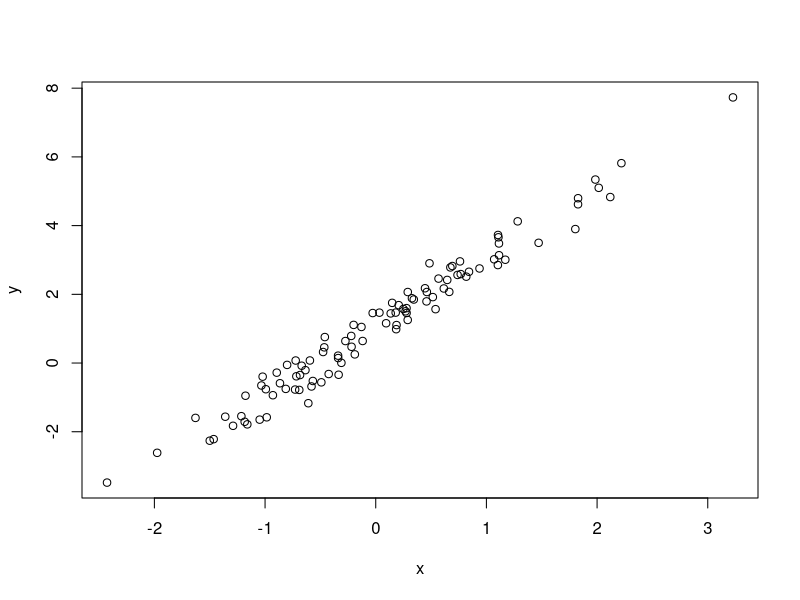
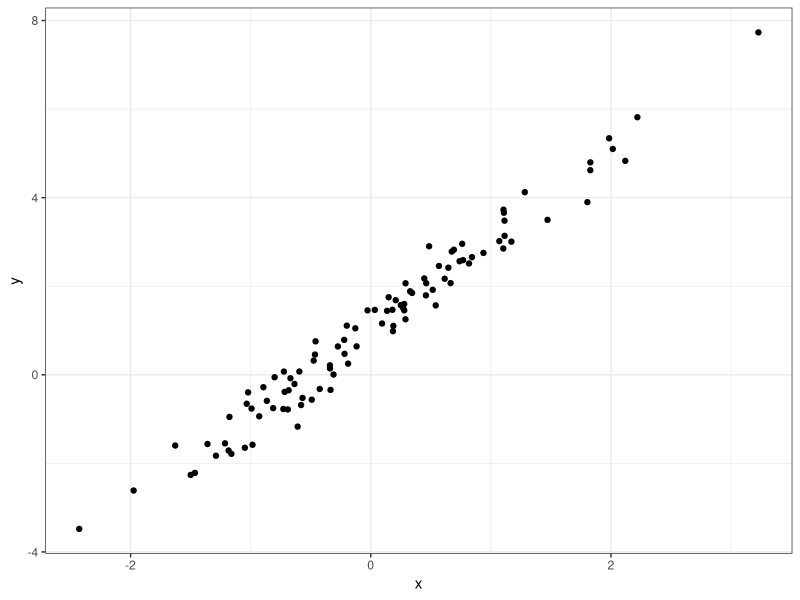
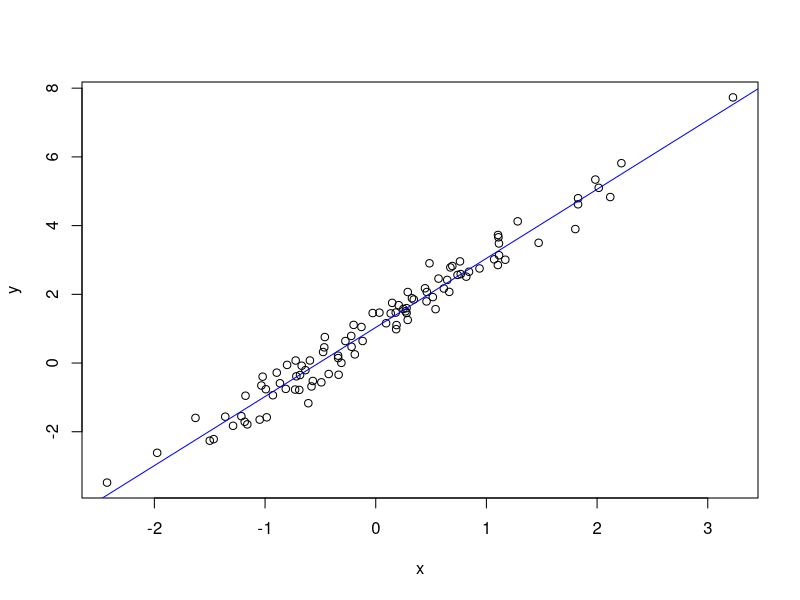
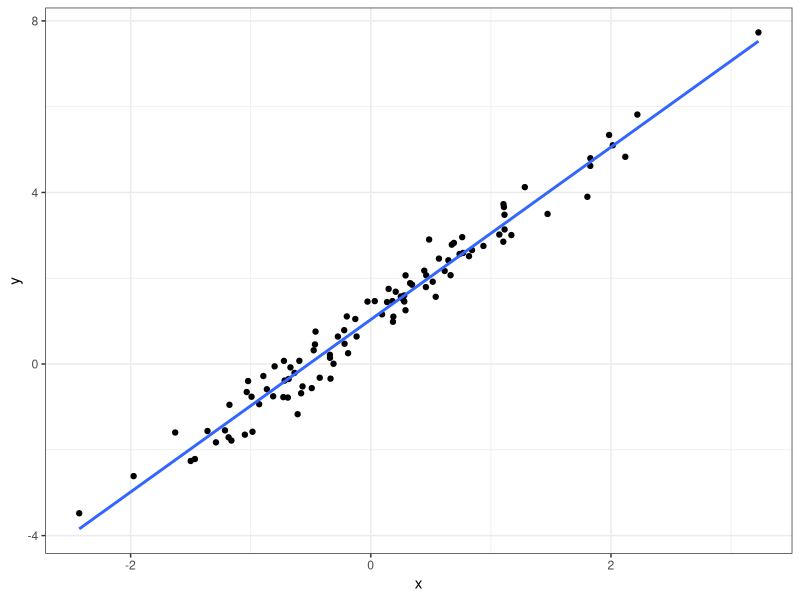
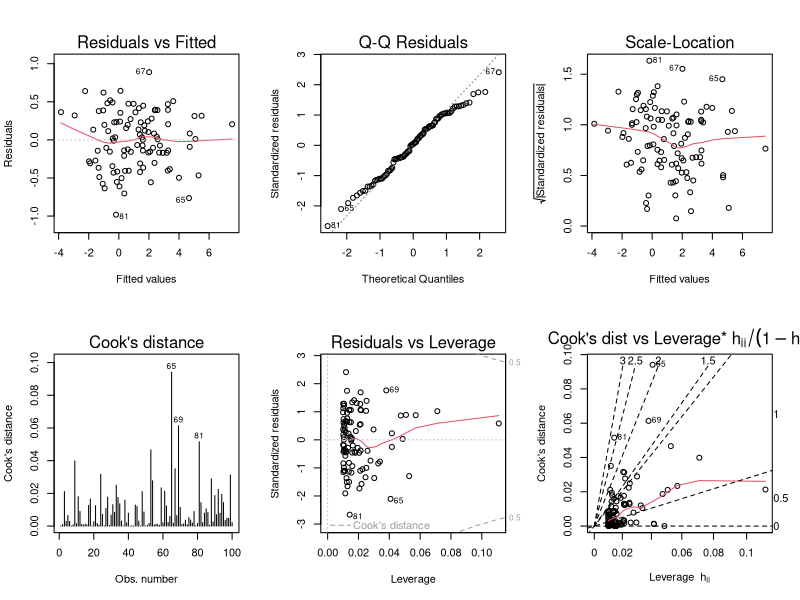
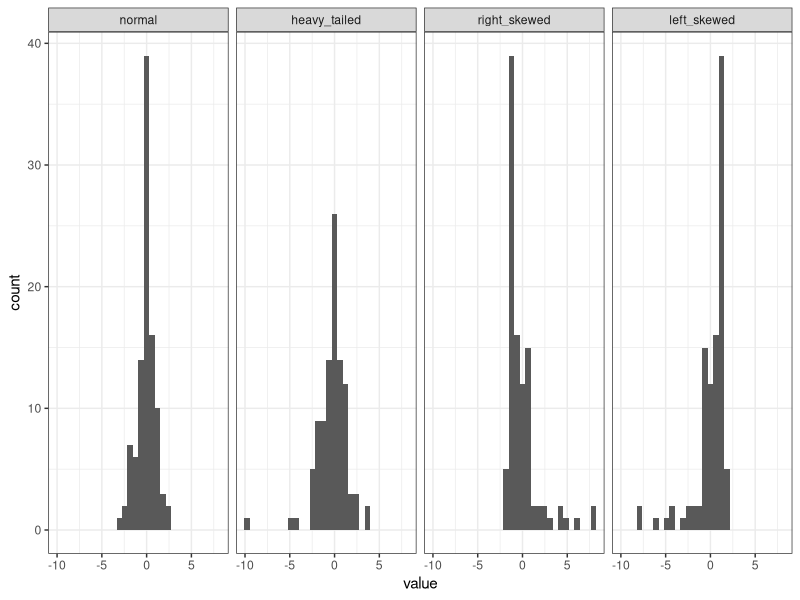
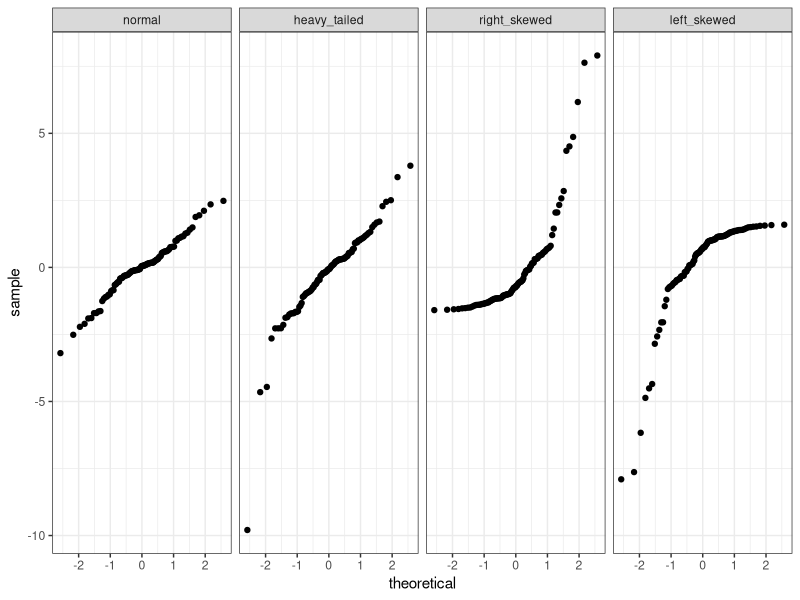
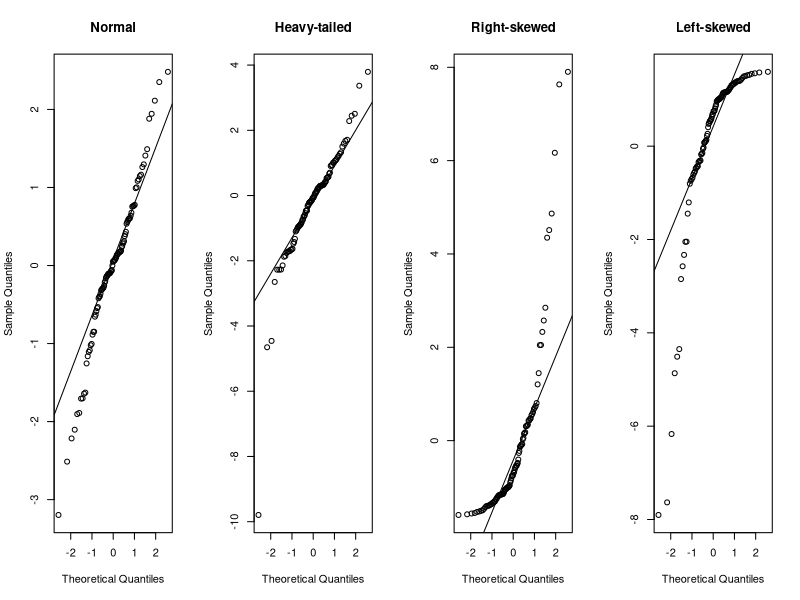

The R source for these figures, in order:
## ----install_packages, eval=FALSE----------------------------------------
## install.packages(c("dplyr","ggplot2","tidyr"))

## ----load_packages-------------------------------------------------------
library("dplyr")
library("ggplot2")
library("tidyr")

## ----set_seed------------------------------------------------------------
set.seed(20170320)

## ----simulating_data-----------------------------------------------------
n <- 100 
x <- rnorm(n)
b0 <- 1
b1 <- 2
sigma <- 0.4
error <- rnorm(n,0,sigma)
y <- b0+b1*x+error

d <- data.frame(x=x,y=y)

## ----visualize_data------------------------------------------------------
plot(y ~ x, data = d)

## ----visualize_using_ggplot----------------------------------------------
library("ggplot2")
ggplot(d, aes(x=x, y=y)) +
  geom_point() +
  theme_bw()

## ----running_regression--------------------------------------------------
m <- lm(y ~ x, data = d)

## ------------------------------------------------------------------------
m
summary(m)

## ------------------------------------------------------------------------
plot(y ~ x, data = d)
abline(m, col='blue')

## ------------------------------------------------------------------------
ggplot(d, aes(x=x, y=y)) +
  geom_point() + 
  stat_smooth(method = "lm", se = FALSE) +
  theme_bw()

## ------------------------------------------------------------------------
opar = par(mfrow=c(2,3))  # Create a 2x3 grid of plots and save the original settings
plot(m, 1:6, ask=FALSE)   # Plot all 6 diagnostics plots
par(opar)                 # Return to original graphics settings

## ----errors--------------------------------------------------------------
n <- 100
errors <- data.frame(rep = 1:n,
                     normal       = rnorm(n),
                     heavy_tailed = rt(n, df=3),
                     right_skewed = exp(rnorm(n))) %>%
  
  mutate(right_skewed = right_skewed - exp(1/2),  # make sure errors have expectation of 0
         left_skewed  = 0 - right_skewed) 

errors_long <- errors %>%
  tidyr::gather(distribution,value,-rep) %>%
  mutate(distribution = factor(distribution, 
                               levels = c("normal",
                                          "heavy_tailed",
                                          "right_skewed",
                                          "left_skewed")))

## ----histograms----------------------------------------------------------
ggplot(errors_long, aes(x=value)) + 
  geom_histogram() + 
  facet_grid(. ~ distribution) + 
  theme_bw()

## ----qqplot--------------------------------------------------------------
ggplot(errors_long, aes(sample=value)) + 
  stat_qq() + 
  facet_grid(. ~ distribution) + 
  theme_bw()

## ----baser_qqplot--------------------------------------------------------
opar = par(mfrow=c(1,4))
qqnorm(errors$normal, main="Normal")
qqline(errors$normal)
qqnorm(errors$heavy_tailed, main="Heavy-tailed")
qqline(errors$heavy_tailed)
qqnorm(errors$right_skewed, main="Right-skewed")
qqline(errors$right_skewed)
qqnorm(errors$left_skewed, main="Left-skewed")
qqline(errors$left_skewed)
par(opar)

## ------------------------------------------------------------------------
y <- errors %>%
  mutate(x = rnorm(n))

models <- list()
models[[1]] <- lm(normal       ~ x, data=y)
models[[2]] <- lm(heavy_tailed ~ x, data=y)
models[[3]] <- lm(right_skewed ~ x, data=y)
models[[4]] <- lm(left_skewed  ~ x, data=y)
names(models) <- c("normal","heavy_tailed","right_skewed","left_skewed")

## ------------------------------------------------------------------------
opar <- par(mfrow=c(2,3))
plot(models$normal, 1:6, ask=FALSE)
par(opar)

## ------------------------------------------------------------------------
opar <- par(mfrow=c(2,3))
plot(models$heavy_tailed, 1:6, ask=FALSE)
par(opar)

## ------------------------------------------------------------------------
opar <- par(mfrow=c(2,3))
plot(models$right_skewed, 1:6, ask=FALSE)
par(opar)

## ------------------------------------------------------------------------
opar <- par(mfrow=c(2,3))
plot(models$left_skewed, 1:6, ask=FALSE)
par(opar)

## ------------------------------------------------------------------------
opar = par(mfrow=c(1,4))
for (i in 1:4) plot(models[[i]], 2, main=names(models)[i])
par(opar)

## ------------------------------------------------------------------------
n  <- 100
b0 <- 0
b1 <- 1
d  <- data.frame(x = runif(n)) %>%
  mutate(error = rnorm(n,0,x),
         y = b0+b1*x+error)
  
m <- lm(y~x, data=d)
opar <- par(mfrow=c(2,3))
plot(m, 1:6, ask=FALSE)
par(opar)

## ------------------------------------------------------------------------
plot(m, 1)

## ------------------------------------------------------------------------
plot(m,3)

## ------------------------------------------------------------------------
n <- 100
b0 <-1 
b1 <- 2
d <- data.frame(x = rnorm(n)) %>%
  mutate(
    error =rnorm(n),
    y = b0+b1*x + error)

m <- lm(y ~ x, data = d)

## ------------------------------------------------------------------------
names(m)

## ------------------------------------------------------------------------
plot(m$residuals)

## ------------------------------------------------------------------------
dd <- data.frame(index = 1:length(m$residuals),
                 residuals = m$residuals)
ggplot(dd, aes(index, residuals)) +
  geom_point() + 
  stat_smooth(se = FALSE) +
  theme_bw()

## ------------------------------------------------------------------------
d <- d %>% 
  mutate(error = sin(2*pi*(1:n)/n)+rnorm(n),
         y = b0+b1*x+error)

m <- lm(y ~ x, data = d)

dd <- data.frame(index = 1:length(m$residuals),
                 residuals = m$residuals)
ggplot(dd, aes(index, residuals)) +
  geom_point() + 
  stat_smooth(se = FALSE) +
  theme_bw()

## ------------------------------------------------------------------------
opar <- par(mfrow=c(2,3))
plot(m, 1:6, ask=FALSE)
par(opar)

## ------------------------------------------------------------------------
n <- 100
b0 <- 1
b1 <- 2
d <- data.frame(x = rnorm(n)) %>%
  mutate(y = b0+b1*x + rnorm(n))
                
m <- lm(y ~ x, data = d)

d$residuals <- m$residuals

ggplot(d, aes(x, residuals)) + 
  geom_point() + 
  stat_smooth(se = FALSE) + 
  theme_bw()

## ------------------------------------------------------------------------
n <- 100
b0 <- 1
b1 <- 2
d <- data.frame(x = rnorm(n)) %>%
  mutate(y = b0+b1*x+x^2 + rnorm(n))
                
m <- lm(y ~ x, data = d)

d$residuals <- m$residuals

ggplot(d, aes(x, residuals)) + 
  geom_point() + 
  stat_smooth(se = FALSE) + 
  theme_bw()

## ------------------------------------------------------------------------
opar <- par(mfrow=c(2,3))
plot(m, 1:6, ask=FALSE)
par(opar)
